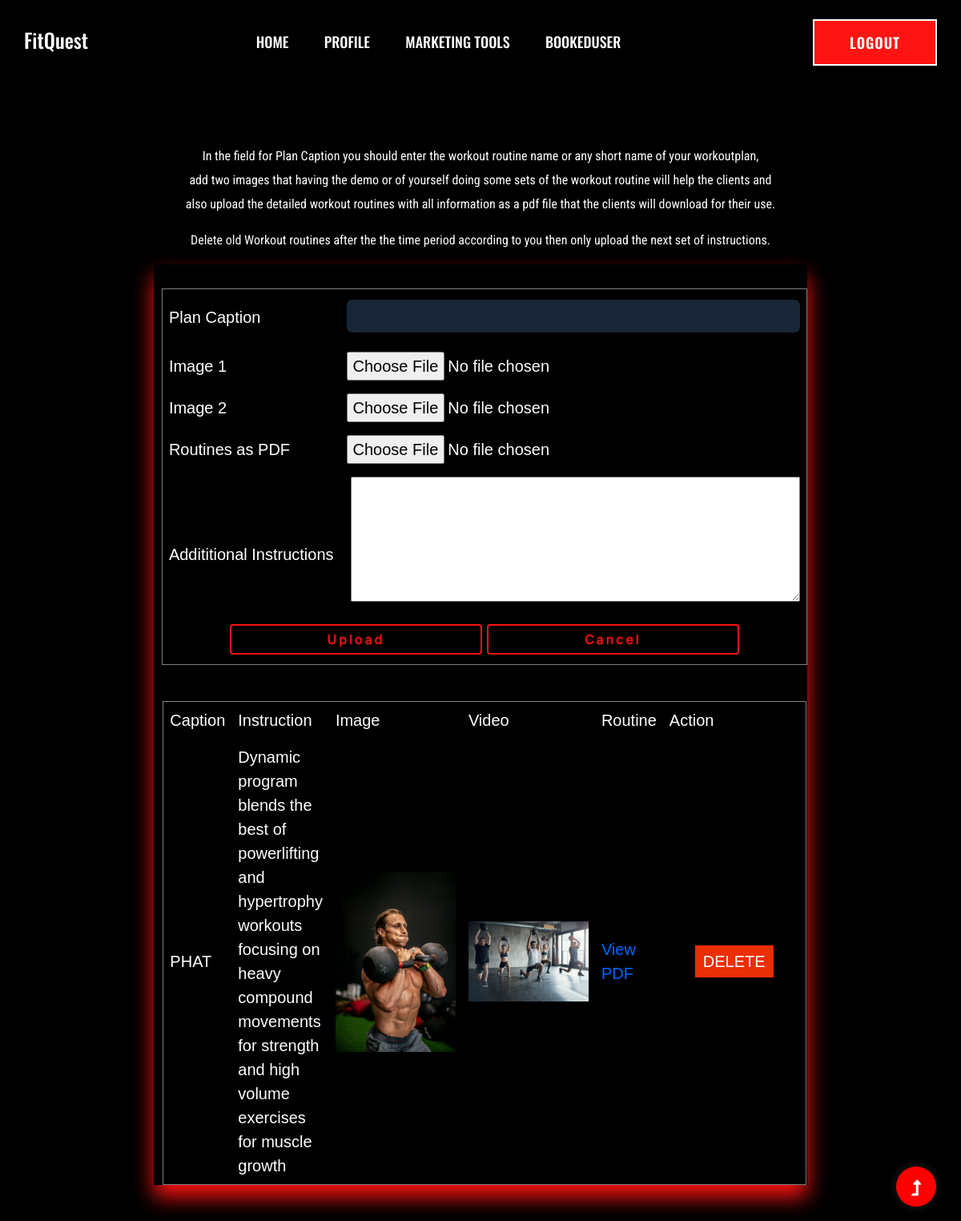
Page /Trainer/Trainerupload.php (signed in) on the committed database.
### tables this page shows
CREATE TABLE `tbl_upload` (
  `upload_id` int(11) NOT NULL,
  `trainer_id` int(10) NOT NULL,
  `booking_id` int(10) NOT NULL,
  `up_image` varchar(500) NOT NULL,
  `up_video` varchar(500) NOT NULL,
  `up_pdf` varchar(500) NOT NULL,
  `up_caption` varchar(100) NOT NULL,
  `up_instruction` varchar(2000) NOT NULL
);

### Trainer/Trainerupload.php (the view, shortened to what this page needs)
<?php
include("Head.php");
include("../Assets/Connection/connection.php");
  $trainerid=$_SESSION['tid'];
		   ?>
<br><br><br>
<!DOCTYPE html PUBLIC "-//W3C//DTD XHTML 1.0 Transitional//EN" "http://www.w3.org/TR/xhtml1/DTD/xhtml1-transitional.dtd">
<html xmlns="http://www.w3.org/1999/xhtml">
<head>
</head>
<body>
<br><br><br><br><br><br>
<p align="center" class="font">In the field for Plan Caption you should enter the workout routine name or any short name of your workoutplan,
     <br>add two images that having the demo or of yourself doing some sets of the workout routine will help the clients and<br>
      also upload the detailed workout routines with all information as a pdf file that the clients will download for their use.
</p>
<p align="center" class="font">Delete old Workout routines after the the time period according to you then only upload the next set of instructions. </p>
<div class="cont">
<div class="color-bgf">
<div id="login-form "  >
<div id="login-details">
  <div id="tab">
<form action="" method="post" enctype="multipart/form-data" name="form1" id="form1" align="cenetr" style="font-size: 20px;">
 <table width="100%" border="1" align="center"style="font-size: 20px;">
    <tr>
      <td>Plan Caption</td>
      <td id="user"><input type="text" name="txtcaption" id="txtcaption" /></td>
    </tr>
    <tr>
      <td>Image 1</td>
      <td><input type="file" name="trainerimage" id="trainerimage" /></td>
    </tr>
    <tr>
      <td>Image 2</td>
      <td><input type="file" name="trainervideo" id="trainervideo" /></td>
    </tr>
    <tr>
      <td>Routines as PDF</td>
      <td><input type="file" name="trainerpdf" id="trainerpdf" /></td>
    </tr>
     <tr>
      <td id='login'><br>Addititional Instructions</td>
      <td id='user'><label for="txtinstruction"></label>
      <textarea name="txtinstruction" id="txtinstruction" cols="45" rows="5"></textarea></td>
    </tr>
     <tr>
      <td colspan="2" id="submit" align="center"><input type="submit" name="btnupload" id="btnupload" value="Upload" />
       <input type="reset" name="btncancel" id="btncancel" value="Cancel" /></td>
    </tr>
  </table>
  <p>&nbsp;</p>
  <table width="700" border="1" align="center">
    <tr>
      <td>Caption</td>
      <td>Instruction</td>
      <td>Image</td>
      <td>Video</td>
      <td>Routine</td>
      <td>Action</td>
    </tr>
     <?php
	$selQry="select * from tbl_upload where trainer_id='".$trainerid."'";
	$row=$con->query($selQry);
	while($data=$row->fetch_assoc())
	{
	?>
    <tr>
      <td><?php echo $data["up_caption"]?></td>
      <td><?php echo $data["up_instruction"]?></td>
      <td>
      <a href="../Assets/Files/Trainer/Upload/<?php echo $data['up_image'] ?>" target="_blank"><img src="../Assets/Files/Trainer/Upload/<?php echo $data['up_image'] ?>"width="150px" target="_blank"/></a>
     </td>
     <td>
      <a href="../Assets/Files/Trainer/Upload/<?php echo $data['up_video'] ?>" target="_blank"><img src="../Assets/Files/Trainer/Upload/<?php echo $data['up_video'] ?>"width="150px" target="_blank"/></a>
     </td>
     <td>
    <a href="http://localhost/FitQuest/Project/Assets/Files/Trainer/Upload/<?php echo $data['up_pdf']; ?>" download="<?php echo $data['up_pdf']; ?>">View PDF</a>
</td>
    <td align="center">
            <a  href="Trainerupload.php?did=<?php echo $data["trainer_id"]?>" style="color:white"class="GFG">DELETE</a>
      </td>
    </tr>
    <?php
	}
	?>
  </table>
</form>
</div>
</div>
</div>
</div>
</div>
</body>
<?php
include("Foot.php");
?>
</html>

### Assets/Template/form.css (style rules this page uses)
#tab { font-family: "Trebuchet MS", Arial, Helvetica, sans-serif; border-collapse: collapse; width: 100%; }
#tab td, #tab th { border: px solid #ddd; padding: 8px; color: white; }
#tab a { color:#06F; }
input[type=text],[type=password],[type=email],[type=date], select { width: 100%; padding: 12px 20px; margin: 8px 0; display: inline-block; border: 1px solid #ccc; border-radius: 4px; box-sizing: border-box; }
input[type=submit] { width: 40%; background-color: #900; color: white; padding: 15px; margin: 4px 0; border: none; border-radius: 4px; cursor: pointer; }
input[type=reset] { width: 40%; background-color: #900; color: white; padding: 15px; margin: 4px 0; border: none; border-radius: 4px; cursor: pointer; }

### Trainer/Trainerupload.php (style rules this page uses)
body { margin:0; padding:0; background: #111B28; }
#login-details { margin-top: 3rem; margin-left: 1rem; font-size: 1.5rem; }
#user input { background-color: #182638 ; border-color: transparent; font-size: 2.2rem; width: 100%; color: white; margin-top: 0.5rem; border-radius: 7px; padding: .3rem; transition: .5S; letter-spacing: .1em ; }
#submit { margin-top: 20%; margin-bottom: 20%; margin-left: 3%; }
#submit input { padding: .5rem; color: #ff1313; background-color: transparent; border: solid 2px #ff1313; font-family: 'Inter', sans-serif; font-size: 16px; font-weight: 400; letter-spacing: 3px ; border-radius: 0.25em; transition: .5s; text-shadow: 0 0 0.125em white , 0 0 0.25 currentColor ; text-shadow: 0 0 .2rem #ff1313; }
.GFG { background-color: #EA2E05; border: 2px solid black; color: green; padding: 5px 10px; text-align: center; display: inline-block; font-size: 20px; margin: 10px 30px; cursor: pointer; }
tr, td { border-style: none; }
.cont { display: flex; justify-content: center; align-items: center; }
.color-bgf { box-shadow: 0 15px 25px #ff1313; width:fit-content; height:fit-content; }
.font { color: white; }

### rows in the picture
tbl_upload: up_caption "PHAT", up_instruction "Dynamic program blends the best of powerlifting and hypertrophy workouts focusing on heavy compound movements for strength and high volume exercises for muscle growth", up_image (picture), up_video (picture)
